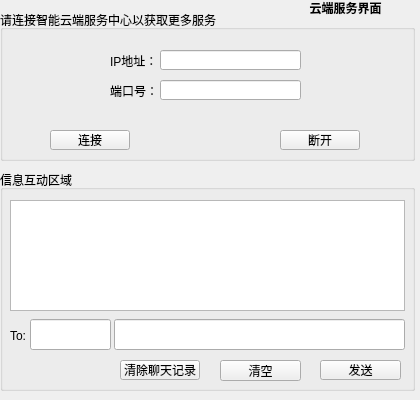
<?xml version="1.0" encoding="UTF-8"?>
<ui version="4.0">
 <class>ydfw</class>
 <widget class="QWidget" name="ydfw">
  <property name="geometry">
   <rect>
    <x>0</x>
    <y>0</y>
    <width>420</width>
    <height>400</height>
   </rect>
  </property>
  <property name="minimumSize">
   <size>
    <width>420</width>
    <height>400</height>
   </size>
  </property>
  <property name="maximumSize">
   <size>
    <width>420</width>
    <height>400</height>
   </size>
  </property>
  <property name="windowTitle">
   <string>Form</string>
  </property>
  <widget class="QLabel" name="label">
   <property name="geometry">
    <rect>
     <x>290</x>
     <y>-1</y>
     <width>111</width>
     <height>16</height>
    </rect>
   </property>
   <property name="text">
    <string>&lt;html&gt;&lt;head/&gt;&lt;body&gt;&lt;p align=&quot;center&quot;&gt;&lt;span style=&quot; font-weight:600;&quot;&gt;云端服务界面&lt;/span&gt;&lt;/p&gt;&lt;/body&gt;&lt;/html&gt;</string>
   </property>
  </widget>
  <widget class="QGroupBox" name="groupBox">
   <property name="geometry">
    <rect>
     <x>0</x>
     <y>10</y>
     <width>415</width>
     <height>151</height>
    </rect>
   </property>
   <property name="title">
    <string>请连接智能云端服务中心以获取更多服务</string>
   </property>
   <widget class="QPushButton" name="pushButton">
    <property name="geometry">
     <rect>
      <x>50</x>
      <y>120</y>
      <width>80</width>
      <height>20</height>
     </rect>
    </property>
    <property name="text">
     <string>连接</string>
    </property>
   </widget>
   <widget class="QPushButton" name="pushButton_2">
    <property name="geometry">
     <rect>
      <x>280</x>
      <y>120</y>
      <width>80</width>
      <height>20</height>
     </rect>
    </property>
    <property name="text">
     <string>断开</string>
    </property>
   </widget>
   <widget class="QLabel" name="label_2">
    <property name="geometry">
     <rect>
      <x>110</x>
      <y>40</y>
      <width>51</width>
      <height>21</height>
     </rect>
    </property>
    <property name="text">
     <string>IP地址：</string>
    </property>
   </widget>
   <widget class="QLabel" name="label_4">
    <property name="geometry">
     <rect>
      <x>110</x>
      <y>70</y>
      <width>51</width>
      <height>21</height>
     </rect>
    </property>
    <property name="text">
     <string>端口号：</string>
    </property>
   </widget>
   <widget class="QLineEdit" name="ipline">
    <property name="geometry">
     <rect>
      <x>160</x>
      <y>40</y>
      <width>141</width>
      <height>20</height>
     </rect>
    </property>
   </widget>
   <widget class="QLineEdit" name="portline">
    <property name="geometry">
     <rect>
      <x>160</x>
      <y>70</y>
      <width>141</width>
      <height>20</height>
     </rect>
    </property>
   </widget>
  </widget>
  <widget class="QGroupBox" name="groupBox_2">
   <property name="geometry">
    <rect>
     <x>0</x>
     <y>170</y>
     <width>415</width>
     <height>221</height>
    </rect>
   </property>
   <property name="title">
    <string>信息互动区域</string>
   </property>
   <widget class="QPushButton" name="pushButton_3">
    <property name="geometry">
     <rect>
      <x>320</x>
      <y>190</y>
      <width>81</width>
      <height>20</height>
     </rect>
    </property>
    <property name="text">
     <string>发送</string>
    </property>
   </widget>
   <widget class="QPushButton" name="pushButton_4">
    <property name="geometry">
     <rect>
      <x>220</x>
      <y>190</y>
      <width>81</width>
      <height>21</height>
     </rect>
    </property>
    <property name="text">
     <string>清空</string>
    </property>
   </widget>
   <widget class="QLineEdit" name="xxline">
    <property name="geometry">
     <rect>
      <x>114</x>
      <y>149</y>
      <width>291</width>
      <height>31</height>
     </rect>
    </property>
    <property name="layoutDirection">
     <enum>Qt::LeftToRight</enum>
    </property>
   </widget>
   <widget class="QTextEdit" name="text">
    <property name="geometry">
     <rect>
      <x>10</x>
      <y>30</y>
      <width>395</width>
      <height>111</height>
     </rect>
    </property>
   </widget>
   <widget class="QLabel" name="label_3">
    <property name="geometry">
     <rect>
      <x>10</x>
      <y>150</y>
      <width>54</width>
      <height>31</height>
     </rect>
    </property>
    <property name="text">
     <string>To:</string>
    </property>
   </widget>
   <widget class="QLineEdit" name="nameline">
    <property name="geometry">
     <rect>
      <x>30</x>
      <y>149</y>
      <width>81</width>
      <height>31</height>
     </rect>
    </property>
   </widget>
   <widget class="QPushButton" name="pushButton_5">
    <property name="geometry">
     <rect>
      <x>120</x>
      <y>190</y>
      <width>80</width>
      <height>20</height>
     </rect>
    </property>
    <property name="text">
     <string>清除聊天记录</string>
    </property>
   </widget>
  </widget>
 </widget>
 <resources/>
 <connections/>
</ui>
